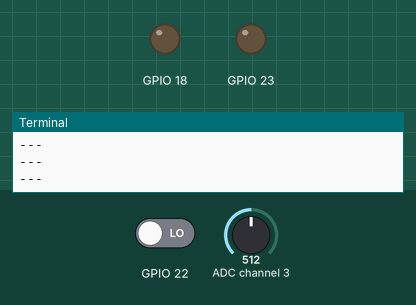
This program was run on a simulated Raspberry Pi (BCM pin numbers). Shown: output pins drawn as LEDs (lit = HIGH), the last lines printed to the terminal. The inputs (shaded band) are chosen by the test bench; at power-on: ADC channel 3 = 512, GPIO 22 LOW (analog values on the 0–1023 scale).

Above: at 1.2 s.
1.3 s: ADC channel 3 set to 716
At 2.6 s:
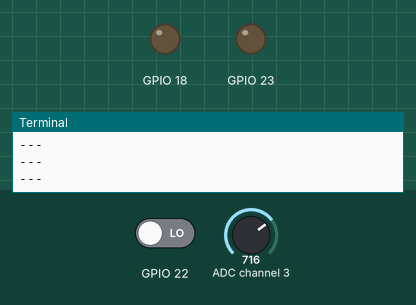
2.9 s: ADC channel 3 set to 511
At 3.5 s:
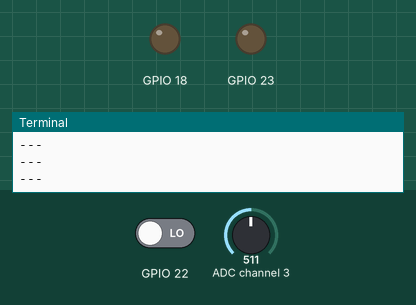
Timing chart, 0 to 5.9 s (numbered marks = the images above; inputs shaded):
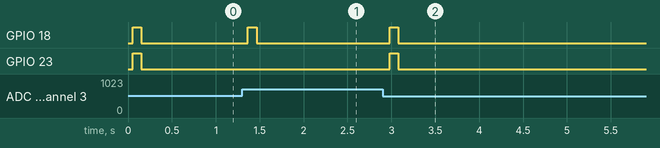

Measured:
- after the input at 1.3 s, GPIO 18: LOW → HIGH after 0.06 s, → LOW 0.10 s later
- after the input at 2.9 s, GPIO 18, GPIO 23: LOW → HIGH after 0.08 s, → LOW 0.10 s later

The program:

Analog-__Encoder_test.py
```python
import time
import RPi.GPIO as GPIO
import smbus

GPIO.setmode(GPIO.BCM)

# Direction
GPIO.setup(23, GPIO.OUT)

# Enable
GPIO.setup(18, GPIO.OUT)

# Input
GPIO.setup(22, GPIO.IN)

# Outputs
def OutDirection_ON():
    GPIO.output(23, GPIO.HIGH)
    #global direction

def OutDirection_OFF():
    GPIO.output(23, GPIO.LOW)

def OutEnable_ON():
    GPIO.output(18, GPIO.HIGH)

def OutEnable_OFF():
    GPIO.output(18, GPIO.LOW)

# Callbackfunktion mit Zähler
def callbackfun(inputnr):
    global i
    i = i + 1

i = 0

# Eventdetect Funktion
def Eventdetect():
    GPIO.add_event_detect(22, GPIO.RISING, callback=callbackfun)

# Nach Rechts drehen
def rechts_an():
    OutDirection_OFF()
    OutEnable_ON()

# Nach Links drehen
def links_an():
    OutDirection_ON()
    OutEnable_ON()

# Motor anhalten
def stop():
    OutEnable_OFF()
    OutDirection_OFF()

# Ausgänge auf OFF setzen
OutDirection_OFF()
OutEnable_OFF()

# Eventdetect ausführen
Eventdetect()

########################################################################

address = 0x48
cmd = 0x40
value = 0

bus = smbus.SMBus(1)

A0 = 0x40 # Temperatursensor
A1 = 0x41 # Fotosensor
A2 = 0x42
A3 = 0x43 # Drehsensor

while True:
    eins = bus.read_byte_data(address, A3)
    time.sleep(0.05)
    zwei = bus.read_byte_data(address, A3)
    if eins < zwei:
        print("rechts")
        stop()
        rechts_an()

    elif eins > zwei:
        print("links")
        stop()
        links_an()

    else:
        print("---")
        stop()

    time.sleep(0.05)
```
